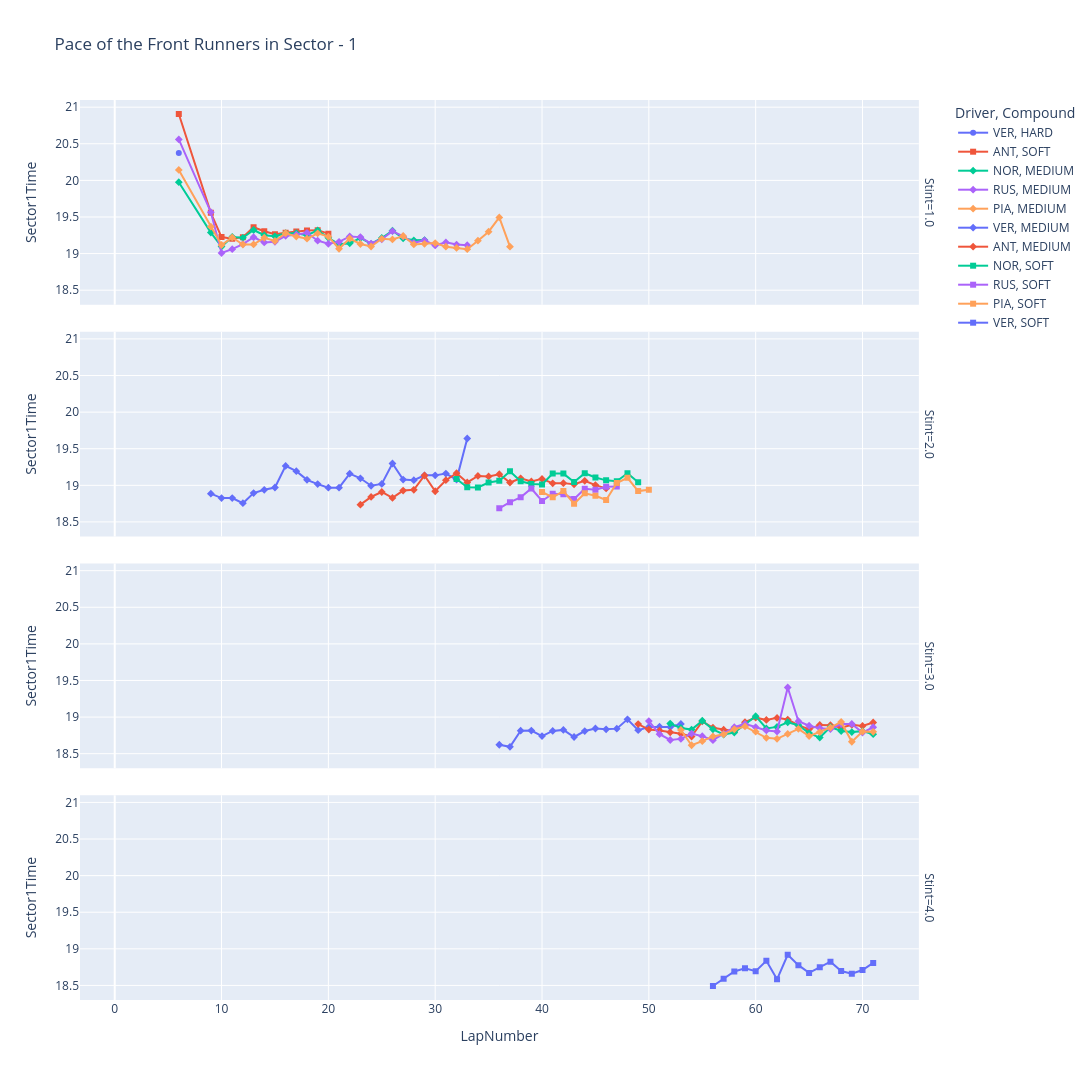

Notebook code for this chart:
### Markdown cell above
### Sector-Wise Pace for each of the Front Runners with respect Stint

#### Sector - 1

### Code cell
plotter.plot_line_chart(
    data_frame=filtered_quick_race_laps,
    X="LapNumber",
    y="Sector1Time",
    label="Driver",
    title="Pace of the Front Runners in Sector - 1",
    facet_row="Stint",
    category_orders=STINT_ORDER,
    hover_data=HOVER_DATA,
    marker="Compound",
    height=1080,
)

### Figure 1 — Plotly figure (JSON) as saved in the notebook; plotly's stock layout.template omitted (floating-point values rounded to 4 significant figures)
{"data": [{"customdata": [["VER", 13, "HARD", "12"]], "hovertemplate": "Driver=%{customdata[0]}<br>Compound=%{customdata[2]}<br>Stint=1.0<br>LapNumber=%{x}<br>Sector1Time=%{y}<br>Position=%{customdata[1]}<br>TrackStatus=%{customdata[3]}<extra></extra>", "legendgroup": "VER, HARD", "line": {"color": "#636efa", "dash": "solid"}, "marker": {"symbol": "circle"}, "mode": "lines+markers", "name": "VER, HARD", "orientation": "v", "showlegend": true, "type": "scatter", "x": [6.0], "xaxis": "x4", "y": [20.37], "yaxis": "y4"}, {"customdata": [["ANT", 2, "SOFT", "12"], ["ANT", 3, "SOFT", "12"], ["ANT", 3, "SOFT", "1"], ["ANT", 3, "SOFT", "1"], ["ANT", 3, "SOFT", "1"], ["ANT", 3, "SOFT", "1"], ["ANT", 3, "SOFT", "1"], ["ANT", 3, "SOFT", "1"], ["ANT", 3, "SOFT", "1"], ["ANT", 3, "SOFT", "1"], ["ANT", 3, "SOFT", "1"], ["ANT", 3, "SOFT", "1"], ["ANT", 3, "SOFT", "1"], ["ANT", 3, "SOFT", "1"]], "hovertemplate": "Driver=%{customdata[0]}<br>Compound=%{customdata[2]}<br>Stint=1.0<br>LapNumber=%{x}<br>Sector1Time=%{y}<br>Position=%{customdata[1]}<br>TrackStatus=%{customdata[3]}<extra></extra>", "legendgroup": "ANT, SOFT", "line": {"color": "#EF553B", "dash": "solid"}, "marker": {"symbol": "square"}, "mode": "lines+markers", "name": "ANT, SOFT", "orientation": "v", "showlegend": true, "type": "scatter", "x": [1.0, 6.0, 9.0, 10.0, 11.0, 12.0, 13.0, 14.0, 15.0, 16.0, 17.0, 18.0, 19.0, 20.0], "xaxis": "x4", "y": [NaN, 20.91, 19.56, 19.23, 19.2, 19.22, 19.36, 19.3, 19.26, 19.29, 19.3, 19.32, 19.32, 19.27], "yaxis": "y4"}, {"customdata": [["NOR", 1, "MEDIUM", "12"], ["NOR", 1, "MEDIUM", "12"], ["NOR", 1, "MEDIUM", "1"], ["NOR", 1, "MEDIUM", "1"], ["NOR", 1, "MEDIUM", "1"], ["NOR", 1, "MEDIUM", "1"], ["NOR", 1, "MEDIUM", "1"], ["NOR", 1, "MEDIUM", "1"], ["NOR", 1, "MEDIUM", "1"], ["NOR", 1, "MEDIUM", "1"], ["NOR", 1, "MEDIUM", "1"], ["NOR", 1, "MEDIUM", "1"], ["NOR", 1, "MEDIUM", "1"], ["NOR", 1, "MEDIUM", "1"], ["NOR", 1, "MEDIUM", "1"], ["NOR", 1, "MEDIUM", "1"], ["NOR", 1, "MEDIUM", "1"], ["NOR", 1, "MEDIUM", "1"], ["NOR", 1, "MEDIUM", "1"], ["NOR", 1, "MEDIUM", "1"], ["NOR", 1, "MEDIUM", "1"], ["NOR", 1, "MEDIUM", "1"], ["NOR", 1, "MEDIUM", "1"]], "hovertemplate": "Driver=%{customdata[0]}<br>Compound=%{customdata[2]}<br>Stint=1.0<br>LapNumber=%{x}<br>Sector1Time=%{y}<br>Position=%{customdata[1]}<br>TrackStatus=%{customdata[3]}<extra></extra>", "legendgroup": "NOR, MEDIUM", "line": {"color": "#00cc96", "dash": "solid"}, "marker": {"symbol": "diamond"}, "mode": "lines+markers", "name": "NOR, MEDIUM", "orientation": "v", "showlegend": true, "type": "scatter", "x": [1.0, 6.0, 9.0, 10.0, 11.0, 12.0, 13.0, 14.0, 15.0, 16.0, 17.0, 18.0, 19.0, 20.0, 21.0, 22.0, 23.0, 24.0, 25.0, 26.0, 27.0, 28.0, 29.0], "xaxis": "x4", "y": [NaN, 19.98, 19.29, 19.1, 19.23, 19.21, 19.32, 19.25, 19.24, 19.28, 19.28, 19.25, 19.32, 19.22, 19.13, 19.14, 19.21, 19.13, 19.21, 19.31, 19.21, 19.18, 19.18], "yaxis": "y4"}, {"customdata": [["RUS", 6, "MEDIUM", "12"], ["RUS", 5, "MEDIUM", "1"], ["RUS", 5, "MEDIUM", "1"], ["RUS", 5, "MEDIUM", "1"], ["RUS", 4, "MEDIUM", "1"], ["RUS", 4, "MEDIUM", "1"], ["RUS", 4, "MEDIUM", "1"], ["RUS", 4, "MEDIUM", "1"], ["RUS", 4, "MEDIUM", "1"], ["RUS", 4, "MEDIUM", "1"], ["RUS", 4, "MEDIUM", "1"], ["RUS", 4, "MEDIUM", "1"], ["RUS", 4, "MEDIUM", "1"], ["RUS", 3, "MEDIUM", "1"], ["RUS", 3, "MEDIUM", "1"], ["RUS", 3, "MEDIUM", "1"], ["RUS", 3, "MEDIUM", "1"], ["RUS", 3, "MEDIUM", "1"], ["RUS", 3, "MEDIUM", "1"], ["RUS", 3, "MEDIUM", "1"], ["RUS", 3, "MEDIUM", "1"], ["RUS", 3, "MEDIUM", "1"], ["RUS", 3, "MEDIUM", "1"], ["RUS", 2, "MEDIUM", "1"], ["RUS", 2, "MEDIUM", "1"], ["RUS", 2, "MEDIUM", "1"]], "hovertemplate": "Driver=%{customdata[0]}<br>Compound=%{customdata[2]}<br>Stint=1.0<br>LapNumber=%{x}<br>Sector1Time=%{y}<br>Position=%{customdata[1]}<br>TrackStatus=%{customdata[3]}<extra></extra>", "legendgroup": "RUS, MEDIUM", "line": {"color": "#ab63fa", "dash": "solid"}, "marker": {"symbol": "diamond"}, "mode": "lines+markers", "name": "RUS, MEDIUM", "orientation": "v", "showlegend": true, "type": "scatter", "x": [6.0, 9.0, 10.0, 11.0, 12.0, 13.0, 14.0, 15.0, 16.0, 17.0, 18.0, 19.0, 20.0, 21.0, 22.0, 23.0, 24.0, 25.0, 26.0, 27.0, 28.0, 29.0, 30.0, 31.0, 32.0, 33.0], "xaxis": "x4", "y": [20.56, 19.57, 19.01, 19.06, 19.13, 19.22, 19.15, 19.16, 19.24, 19.26, 19.28, 19.18, 19.13, 19.16, 19.23, 19.23, 19.14, 19.2, 19.31, 19.23, 19.15, 19.18, 19.11, 19.15, 19.12, 19.11], "yaxis": "y4"}, {"customdata": [["PIA", 2, "MEDIUM", "12"], ["PIA", 2, "MEDIUM", "1"], ["PIA", 2, "MEDIUM", "1"], ["PIA", 2, "MEDIUM", "1"], ["PIA", 2, "MEDIUM", "1"], ["PIA", 2, "MEDIUM", "1"], ["PIA", 2, "MEDIUM", "1"], ["PIA", 2, "MEDIUM", "1"], ["PIA", 2, "MEDIUM", "1"], ["PIA", 2, "MEDIUM", "1"], ["PIA", 2, "MEDIUM", "1"], ["PIA", 2, "MEDIUM", "1"], ["PIA", 2, "MEDIUM", "1"], ["PIA", 2, "MEDIUM", "1"], ["PIA", 2, "MEDIUM", "1"], ["PIA", 2, "MEDIUM", "1"], ["PIA", 2, "MEDIUM", "1"], ["PIA", 2, "MEDIUM", "1"], ["PIA", 2, "MEDIUM", "1"], ["PIA", 2, "MEDIUM", "1"], ["PIA", 2, "MEDIUM", "1"], ["PIA", 2, "MEDIUM", "1"], ["PIA", 2, "MEDIUM", "1"], ["PIA", 1, "MEDIUM", "1"], ["PIA", 1, "MEDIUM", "1"], ["PIA", 1, "MEDIUM", "1"], ["PIA", 1, "MEDIUM", "1"], ["PIA", 1, "MEDIUM", "1"], ["PIA", 1, "MEDIUM", "1"], ["PIA", 1, "MEDIUM", "1"]], "hovertemplate": "Driver=%{customdata[0]}<br>Compound=%{customdata[2]}<br>Stint=1.0<br>LapNumber=%{x}<br>Sector1Time=%{y}<br>Position=%{customdata[1]}<br>TrackStatus=%{customdata[3]}<extra></extra>", "legendgroup": "PIA, MEDIUM", "line": {"color": "#FFA15A", "dash": "solid"}, "marker": {"symbol": "diamond"}, "mode": "lines+markers", "name": "PIA, MEDIUM", "orientation": "v", "showlegend": true, "type": "scatter", "x": [6.0, 9.0, 10.0, 11.0, 12.0, 13.0, 14.0, 15.0, 16.0, 17.0, 18.0, 19.0, 20.0, 21.0, 22.0, 23.0, 24.0, 25.0, 26.0, 27.0, 28.0, 29.0, 30.0, 31.0, 32.0, 33.0, 34.0, 35.0, 36.0, 37.0], "xaxis": "x4", "y": [20.14, 19.37, 19.12, 19.22, 19.12, 19.12, 19.22, 19.17, 19.28, 19.23, 19.2, 19.28, 19.23, 19.07, 19.21, 19.13, 19.1, 19.2, 19.19, 19.24, 19.12, 19.13, 19.14, 19.09, 19.08, 19.06, 19.18, 19.3, 19.49, 19.09], "yaxis": "y4"}, {"customdata": [["VER", 16, "MEDIUM", "1"], ["VER", 16, "MEDIUM", "1"], ["VER", 16, "MEDIUM", "1"], ["VER", 16, "MEDIUM", "1"], ["VER", 14, "MEDIUM", "1"], ["VER", 14, "MEDIUM", "1"], ["VER", 13, "MEDIUM", "1"], ["VER", 13, "MEDIUM", "1"], ["VER", 10, "MEDIUM", "1"], ["VER", 8, "MEDIUM", "1"], ["VER", 6, "MEDIUM", "1"], ["VER", 6, "MEDIUM", "1"], ["VER", 5, "MEDIUM", "1"], ["VER", 4, "MEDIUM", "1"], ["VER", 4, "MEDIUM", "1"], ["VER", 4, "MEDIUM", "1"], ["VER", 4, "MEDIUM", "1"], ["VER", 4, "MEDIUM", "1"], ["VER", 4, "MEDIUM", "1"], ["VER", 4, "MEDIUM", "1"], ["VER", 4, "MEDIUM", "1"], ["VER", 4, "MEDIUM", "1"], ["VER", 3, "MEDIUM", "1"], ["VER", 4, "MEDIUM", "1"], ["VER", 4, "MEDIUM", "1"]], "hovertemplate": "Driver=%{customdata[0]}<br>Compound=%{customdata[2]}<br>Stint=2.0<br>LapNumber=%{x}<br>Sector1Time=%{y}<br>Position=%{customdata[1]}<br>TrackStatus=%{customdata[3]}<extra></extra>", "legendgroup": "VER, MEDIUM", "line": {"color": "#636efa", "dash": "solid"}, "marker": {"symbol": "diamond"}, "mode": "lines+markers", "name": "VER, MEDIUM", "orientation": "v", "showlegend": true, "type": "scatter", "x": [9.0, 10.0, 11.0, 12.0, 13.0, 14.0, 15.0, 16.0, 17.0, 18.0, 19.0, 20.0, 21.0, 22.0, 23.0, 24.0, 25.0, 26.0, 27.0, 28.0, 29.0, 30.0, 31.0, 32.0, 33.0], "xaxis": "x3", "y": [18.89, 18.83, 18.83, 18.76, 18.89, 18.94, 18.97, 19.27, 19.19, 19.07, 19.02, 18.97, 18.97, 19.16, 19.1, 18.99, 19.02, 19.3, 19.08, 19.07, 19.14, 19.14, 19.16, 19.08, 19.64], "yaxis": "y3"}, {"customdata": [["ANT", 9, "MEDIUM", "1"], ["ANT", 8, "MEDIUM", "1"], ["ANT", 7, "MEDIUM", "1"], ["ANT", 7, "MEDIUM", "1"], ["ANT", 7, "MEDIUM", "1"], ["ANT", 7, "MEDIUM", "1"], ["ANT", 6, "MEDIUM", "1"], ["ANT", 5, "MEDIUM", "1"], ["ANT", 5, "MEDIUM", "1"], ["ANT", 5, "MEDIUM", "1"], ["ANT", 5, "MEDIUM", "1"], ["ANT", 4, "MEDIUM", "1"], ["ANT", 3, "MEDIUM", "1"], ["ANT", 3, "MEDIUM", "1"], ["ANT", 3, "MEDIUM", "1"], ["ANT", 3, "MEDIUM", "1"], ["ANT", 2, "MEDIUM", "1"], ["ANT", 2, "MEDIUM", "1"], ["ANT", 2, "MEDIUM", "1"], ["ANT", 2, "MEDIUM", "1"], ["ANT", 2, "MEDIUM", "1"], ["ANT", 2, "MEDIUM", "1"], ["ANT", 2, "MEDIUM", "1"], ["ANT", 2, "MEDIUM", "1"]], "hovertemplate": "Driver=%{customdata[0]}<br>Compound=%{customdata[2]}<br>Stint=2.0<br>LapNumber=%{x}<br>Sector1Time=%{y}<br>Position=%{customdata[1]}<br>TrackStatus=%{customdata[3]}<extra></extra>", "legendgroup": "ANT, MEDIUM", "line": {"color": "#EF553B", "dash": "solid"}, "marker": {"symbol": "diamond"}, "mode": "lines+markers", "name": "ANT, MEDIUM", "orientation": "v", "showlegend": true, "type": "scatter", "x": [23.0, 24.0, 25.0, 26.0, 27.0, 28.0, 29.0, 30.0, 31.0, 32.0, 33.0, 34.0, 35.0, 36.0, 37.0, 38.0, 39.0, 40.0, 41.0, 42.0, 43.0, 44.0, 45.0, 46.0], "xaxis": "x3", "y": [18.74, 18.84, 18.91, 18.83, 18.93, 18.94, 19.13, 18.92, 19.07, 19.16, 19.04, 19.13, 19.12, 19.15, 19.04, 19.1, 19.05, 19.09, 19.03, 19.03, 19.02, 19.06, 19.0, 18.96], "yaxis": "y3"}, {"customdata": [["NOR", 3, "SOFT", "1"], ["NOR", 3, "SOFT", "1"], ["NOR", 2, "SOFT", "1"], ["NOR", 2, "SOFT", "1"], ["NOR", 2, "SOFT", "1"], ["NOR", 2, "SOFT", "1"], ["NOR", 2, "SOFT", "1"], ["NOR", 1, "SOFT", "1"], ["NOR", 1, "SOFT", "1"], ["NOR", 1, "SOFT", "1"], ["NOR", 1, "SOFT", "1"], ["NOR", 1, "SOFT", "1"], ["NOR", 1, "SOFT", "1"], ["NOR", 1, "SOFT", "1"], ["NOR", 1, "SOFT", "1"], ["NOR", 1, "SOFT", "1"], ["NOR", 1, "SOFT", "1"], ["NOR", 1, "SOFT", "1"]], "hovertemplate": "Driver=%{customdata[0]}<br>Compound=%{customdata[2]}<br>Stint=2.0<br>LapNumber=%{x}<br>Sector1Time=%{y}<br>Position=%{customdata[1]}<br>TrackStatus=%{customdata[3]}<extra></extra>", "legendgroup": "NOR, SOFT", "line": {"color": "#00cc96", "dash": "solid"}, "marker": {"symbol": "square"}, "mode": "lines+markers", "name": "NOR, SOFT", "orientation": "v", "showlegend": true, "type": "scatter", "x": [32.0, 33.0, 34.0, 35.0, 36.0, 37.0, 38.0, 39.0, 40.0, 41.0, 42.0, 43.0, 44.0, 45.0, 46.0, 47.0, 48.0, 49.0], "xaxis": "x3", "y": [19.09, 18.97, 18.97, 19.04, 19.06, 19.19, 19.05, 19.02, 19.01, 19.16, 19.16, 19.05, 19.16, 19.11, 19.07, 19.06, 19.16, 19.04], "yaxis": "y3"}, {"customdata": [["RUS", 5, "SOFT", "1"], ["RUS", 4, "SOFT", "1"], ["RUS", 4, "SOFT", "1"], ["RUS", 3, "SOFT", "1"], ["RUS", 3, "SOFT", "1"], ["RUS", 3, "SOFT", "1"], ["RUS", 3, "SOFT", "1"], ["RUS", 3, "SOFT", "1"], ["RUS", 3, "SOFT", "1"], ["RUS", 3, "SOFT", "1"], ["RUS", 3, "SOFT", "1"], ["RUS", 2, "SOFT", "1"]], "hovertemplate": "Driver=%{customdata[0]}<br>Compound=%{customdata[2]}<br>Stint=2.0<br>LapNumber=%{x}<br>Sector1Time=%{y}<br>Position=%{customdata[1]}<br>TrackStatus=%{customdata[3]}<extra></extra>", "legendgroup": "RUS, SOFT", "line": {"color": "#ab63fa", "dash": "solid"}, "marker": {"symbol": "square"}, "mode": "lines+markers", "name": "RUS, SOFT", "orientation": "v", "showlegend": true, "type": "scatter", "x": [36.0, 37.0, 38.0, 39.0, 40.0, 41.0, 42.0, 43.0, 44.0, 45.0, 46.0, 47.0], "xaxis": "x3", "y": [18.69, 18.77, 18.84, 18.96, 18.79, 18.89, 18.88, 18.81, 18.95, 18.94, 18.98, 18.98], "yaxis": "y3"}, {"customdata": [["PIA", 6, "SOFT", "1"], ["PIA", 6, "SOFT", "1"], ["PIA", 6, "SOFT", "1"], ["PIA", 5, "SOFT", "1"], ["PIA", 5, "SOFT", "1"], ["PIA", 5, "SOFT", "1"], ["PIA", 5, "SOFT", "1"], ["PIA", 5, "SOFT", "1"], ["PIA", 4, "SOFT", "1"], ["PIA", 3, "SOFT", "1"], ["PIA", 3, "SOFT", "1"]], "hovertemplate": "Driver=%{customdata[0]}<br>Compound=%{customdata[2]}<br>Stint=2.0<br>LapNumber=%{x}<br>Sector1Time=%{y}<br>Position=%{customdata[1]}<br>TrackStatus=%{customdata[3]}<extra></extra>", "legendgroup": "PIA, SOFT", "line": {"color": "#FFA15A", "dash": "solid"}, "marker": {"symbol": "square"}, "mode": "lines+markers", "name": "PIA, SOFT", "orientation": "v", "showlegend": true, "type": "scatter", "x": [40.0, 41.0, 42.0, 43.0, 44.0, 45.0, 46.0, 47.0, 48.0, 49.0, 50.0], "xaxis": "x3", "y": [18.91, 18.84, 18.92, 18.75, 18.89, 18.86, 18.8, 19.03, 19.1, 18.92, 18.94], "yaxis": "y3"}, {"customdata": [["VER", 9, "MEDIUM", "1"], ["VER", 6, "MEDIUM", "1"], ["VER", 6, "MEDIUM", "1"], ["VER", 5, "MEDIUM", "1"], ["VER", 5, "MEDIUM", "1"], ["VER", 5, "MEDIUM", "1"], ["VER", 4, "MEDIUM", "1"], ["VER", 4, "MEDIUM", "1"], ["VER", 4, "MEDIUM", "1"], ["VER", 4, "MEDIUM", "1"], ["VER", 4, "MEDIUM", "1"], ["VER", 4, "MEDIUM", "1"], ["VER", 2, "MEDIUM", "1"], ["VER", 2, "MEDIUM", "1"], ["VER", 2, "MEDIUM", "1"], ["VER", 1, "MEDIUM", "1"], ["VER", 1, "MEDIUM", "1"], ["VER", 1, "MEDIUM", "1"]], "hovertemplate": "Driver=%{customdata[0]}<br>Compound=%{customdata[2]}<br>Stint=3.0<br>LapNumber=%{x}<br>Sector1Time=%{y}<br>Position=%{customdata[1]}<br>TrackStatus=%{customdata[3]}<extra></extra>", "legendgroup": "VER, MEDIUM", "line": {"color": "#636efa", "dash": "solid"}, "marker": {"symbol": "diamond"}, "mode": "lines+markers", "name": "VER, MEDIUM", "orientation": "v", "showlegend": false, "type": "scatter", "x": [36.0, 37.0, 38.0, 39.0, 40.0, 41.0, 42.0, 43.0, 44.0, 45.0, 46.0, 47.0, 48.0, 49.0, 50.0, 51.0, 52.0, 53.0], "xaxis": "x2", "y": [18.62, 18.59, 18.81, 18.82, 18.74, 18.81, 18.82, 18.73, 18.81, 18.84, 18.83, 18.84, 18.97, 18.82, 18.86, 18.87, 18.86, 18.91], "yaxis": "y2"}, {"customdata": [["ANT", 5, "MEDIUM", "1"], ["ANT", 4, "MEDIUM", "1"], ["ANT", 4, "MEDIUM", "1"], ["ANT", 3, "MEDIUM", "1"], ["ANT", 3, "MEDIUM", "1"], ["ANT", 3, "MEDIUM", "1"], ["ANT", 2, "MEDIUM", "1"], ["ANT", 2, "MEDIUM", "1"], ["ANT", 2, "MEDIUM", "1"], ["ANT", 2, "MEDIUM", "1"], ["ANT", 2, "MEDIUM", "1"], ["ANT", 2, "MEDIUM", "1"], ["ANT", 2, "MEDIUM", "1"], ["ANT", 2, "MEDIUM", "1"], ["ANT", 2, "MEDIUM", "1"], ["ANT", 2, "MEDIUM", "1"], ["ANT", 2, "MEDIUM", "1"], ["ANT", 2, "MEDIUM", "1"], ["ANT", 2, "MEDIUM", "1"], ["ANT", 2, "MEDIUM", "1"], ["ANT", 2, "MEDIUM", "1"], ["ANT", 2, "MEDIUM", "1"], ["ANT", 2, "MEDIUM", "1"]], "hovertemplate": "Driver=%{customdata[0]}<br>Compound=%{customdata[2]}<br>Stint=3.0<br>LapNumber=%{x}<br>Sector1Time=%{y}<br>Position=%{customdata[1]}<br>TrackStatus=%{customdata[3]}<extra></extra>", "legendgroup": "ANT, MEDIUM", "line": {"color": "#EF553B", "dash": "solid"}, "marker": {"symbol": "diamond"}, "mode": "lines+markers", "name": "ANT, MEDIUM", "orientation": "v", "showlegend": false, "type": "scatter", "x": [49.0, 50.0, 51.0, 52.0, 53.0, 54.0, 55.0, 56.0, 57.0, 58.0, 59.0, 60.0, 61.0, 62.0, 63.0, 64.0, 65.0, 66.0, 67.0, 68.0, 69.0, 70.0, 71.0], "xaxis": "x2", "y": [18.91, 18.83, 18.82, 18.79, 18.77, 18.73, 18.94, 18.85, 18.83, 18.81, 18.93, 18.99, 18.96, 18.99, 18.97, 18.89, 18.83, 18.89, 18.89, 18.85, 18.89, 18.88, 18.93], "yaxis": "y2"}, {"customdata": [["NOR", 2, "MEDIUM", "1"], ["NOR", 2, "MEDIUM", "1"], ["NOR", 2, "MEDIUM", "1"], ["NOR", 1, "MEDIUM", "1"], ["NOR", 1, "MEDIUM", "1"], ["NOR", 1, "MEDIUM", "1"], ["NOR", 1, "MEDIUM", "1"], ["NOR", 1, "MEDIUM", "1"], ["NOR", 1, "MEDIUM", "1"], ["NOR", 1, "MEDIUM", "1"], ["NOR", 1, "MEDIUM", "1"], ["NOR", 1, "MEDIUM", "1"], ["NOR", 1, "MEDIUM", "1"], ["NOR", 1, "MEDIUM", "1"], ["NOR", 1, "MEDIUM", "1"], ["NOR", 1, "MEDIUM", "1"], ["NOR", 1, "MEDIUM", "1"], ["NOR", 1, "MEDIUM", "1"], ["NOR", 1, "MEDIUM", "1"], ["NOR", 1, "MEDIUM", "1"]], "hovertemplate": "Driver=%{customdata[0]}<br>Compound=%{customdata[2]}<br>Stint=3.0<br>LapNumber=%{x}<br>Sector1Time=%{y}<br>Position=%{customdata[1]}<br>TrackStatus=%{customdata[3]}<extra></extra>", "legendgroup": "NOR, MEDIUM", "line": {"color": "#00cc96", "dash": "solid"}, "marker": {"symbol": "diamond"}, "mode": "lines+markers", "name": "NOR, MEDIUM", "orientation": "v", "showlegend": false, "type": "scatter", "x": [52.0, 53.0, 54.0, 55.0, 56.0, 57.0, 58.0, 59.0, 60.0, 61.0, 62.0, 63.0, 64.0, 65.0, 66.0, 67.0, 68.0, 69.0, 70.0, 71.0], "xaxis": "x2", "y": [18.91, 18.85, 18.83, 18.95, 18.83, 18.76, 18.79, 18.9, 19.01, 18.84, 18.87, 18.93, 18.89, 18.78, 18.72, 18.86, 18.81, 18.8, 18.81, 18.77], "yaxis": "y2"}, {"customdata": [["RUS", 6, "MEDIUM", "1"], ["RUS", 5, "MEDIUM", "1"], ["RUS", 4, "MEDIUM", "1"], ["RUS", 4, "MEDIUM", "1"], ["RUS", 4, "MEDIUM", "1"], ["RUS", 3, "MEDIUM", "1"], ["RUS", 3, "MEDIUM", "1"], ["RUS", 3, "MEDIUM", "1"], ["RUS", 3, "MEDIUM", "1"], ["RUS", 3, "MEDIUM", "1"], ["RUS", 3, "MEDIUM", "1"], ["RUS", 3, "MEDIUM", "1"], ["RUS", 3, "MEDIUM", "1"], ["RUS", 4, "MEDIUM", "1"], ["RUS", 4, "MEDIUM", "1"], ["RUS", 4, "MEDIUM", "1"], ["RUS", 4, "MEDIUM", "1"], ["RUS", 4, "MEDIUM", "1"], ["RUS", 4, "MEDIUM", "1"], ["RUS", 4, "MEDIUM", "1"], ["RUS", 4, "MEDIUM", "1"], ["RUS", 4, "MEDIUM", "1"]], "hovertemplate": "Driver=%{customdata[0]}<br>Compound=%{customdata[2]}<br>Stint=3.0<br>LapNumber=%{x}<br>Sector1Time=%{y}<br>Position=%{customdata[1]}<br>TrackStatus=%{customdata[3]}<extra></extra>", "legendgroup": "RUS, MEDIUM", "line": {"color": "#ab63fa", "dash": "solid"}, "marker": {"symbol": "diamond"}, "mode": "lines+markers", "name": "RUS, MEDIUM", "orientation": "v", "showlegend": false, "type": "scatter", "x": [50.0, 51.0, 52.0, 53.0, 54.0, 55.0, 56.0, 57.0, 58.0, 59.0, 60.0, 61.0, 62.0, 63.0, 64.0, 65.0, 66.0, 67.0, 68.0, 69.0, 70.0, 71.0], "xaxis": "x2", "y": [18.95, 18.77, 18.69, 18.7, 18.77, 18.74, 18.68, 18.77, 18.86, 18.91, 18.86, 18.82, 18.8, 19.4, 18.94, 18.88, 18.85, 18.84, 18.91, 18.91, 18.79, 18.86], "yaxis": "y2"}, {"customdata": [["PIA", 6, "MEDIUM", "1"], ["PIA", 6, "MEDIUM", "1"], ["PIA", 5, "MEDIUM", "1"], ["PIA", 5, "MEDIUM", "1"], ["PIA", 5, "MEDIUM", "1"], ["PIA", 5, "MEDIUM", "1"], ["PIA", 5, "MEDIUM", "1"], ["PIA", 5, "MEDIUM", "1"], ["PIA", 5, "MEDIUM", "1"], ["PIA", 5, "MEDIUM", "1"], ["PIA", 5, "MEDIUM", "1"], ["PIA", 5, "MEDIUM", "1"], ["PIA", 5, "MEDIUM", "1"], ["PIA", 5, "MEDIUM", "1"], ["PIA", 5, "MEDIUM", "1"], ["PIA", 5, "MEDIUM", "1"], ["PIA", 5, "MEDIUM", "1"], ["PIA", 5, "MEDIUM", "1"], ["PIA", 5, "MEDIUM", "1"]], "hovertemplate": "Driver=%{customdata[0]}<br>Compound=%{customdata[2]}<br>Stint=3.0<br>LapNumber=%{x}<br>Sector1Time=%{y}<br>Position=%{customdata[1]}<br>TrackStatus=%{customdata[3]}<extra></extra>", "legendgroup": "PIA, MEDIUM", "line": {"color": "#FFA15A", "dash": "solid"}, "marker": {"symbol": "diamond"}, "mode": "lines+markers", "name": "PIA, MEDIUM", "orientation": "v", "showlegend": false, "type": "scatter", "x": [53.0, 54.0, 55.0, 56.0, 57.0, 58.0, 59.0, 60.0, 61.0, 62.0, 63.0, 64.0, 65.0, 66.0, 67.0, 68.0, 69.0, 70.0, 71.0], "xaxis": "x2", "y": [18.82, 18.61, 18.67, 18.74, 18.76, 18.83, 18.87, 18.8, 18.72, 18.7, 18.77, 18.84, 18.74, 18.8, 18.86, 18.93, 18.66, 18.8, 18.8], "yaxis": "y2"}, {"customdata": [["VER", 4, "SOFT", "1"], ["VER", 4, "SOFT", "1"], ["VER", 4, "SOFT", "1"], ["VER", 4, "SOFT", "1"], ["VER", 4, "SOFT", "1"], ["VER", 4, "SOFT", "1"], ["VER", 4, "SOFT", "1"], ["VER", 3, "SOFT", "1"], ["VER", 3, "SOFT", "1"], ["VER", 3, "SOFT", "1"], ["VER", 3, "SOFT", "1"], ["VER", 3, "SOFT", "1"], ["VER", 3, "SOFT", "1"], ["VER", 3, "SOFT", "1"], ["VER", 3, "SOFT", "1"], ["VER", 3, "SOFT", "1"]], "hovertemplate": "Driver=%{customdata[0]}<br>Compound=%{customdata[2]}<br>Stint=4.0<br>LapNumber=%{x}<br>Sector1Time=%{y}<br>Position=%{customdata[1]}<br>TrackStatus=%{customdata[3]}<extra></extra>", "legendgroup": "VER, SOFT", "line": {"color": "#636efa", "dash": "solid"}, "marker": {"symbol": "square"}, "mode": "lines+markers", "name": "VER, SOFT", "orientation": "v", "showlegend": true, "type": "scatter", "x": [56.0, 57.0, 58.0, 59.0, 60.0, 61.0, 62.0, 63.0, 64.0, 65.0, 66.0, 67.0, 68.0, 69.0, 70.0, 71.0], "xaxis": "x", "y": [18.49, 18.59, 18.69, 18.73, 18.7, 18.84, 18.58, 18.92, 18.78, 18.67, 18.75, 18.82, 18.7, 18.66, 18.71, 18.81], "yaxis": "y"}], "layout": {"annotations": [{"font": {}, "showarrow": false, "text": "Stint=4.0", "textangle": 90, "x": 0.98, "xanchor": "left", "xref": "paper", "y": 0.1138, "yanchor": "middle", "yref": "paper"}, {"font": {}, "showarrow": false, "text": "Stint=3.0", "textangle": 90, "x": 0.98, "xanchor": "left", "xref": "paper", "y": 0.3712, "yanchor": "middle", "yref": "paper"}, {"font": {}, "showarrow": false, "text": "Stint=2.0", "textangle": 90, "x": 0.98, "xanchor": "left", "xref": "paper", "y": 0.6288, "yanchor": "middle", "yref": "paper"}, {"font": {}, "showarrow": false, "text": "Stint=1.0", "textangle": 90, "x": 0.98, "xanchor": "left", "xref": "paper", "y": 0.8862, "yanchor": "middle", "yref": "paper"}], "height": 1080, "legend": {"title": {"text": "Driver, Compound"}, "tracegroupgap": 0}, "title": {"text": "Pace of the Front Runners in Sector - 1"}, "width": 1540, "xaxis": {"anchor": "y", "domain": [0, 0.98], "title": {"text": "LapNumber"}}, "xaxis2": {"anchor": "y2", "domain": [0, 0.98], "matches": "x", "showticklabels": false}, "xaxis3": {"anchor": "y3", "domain": [0, 0.98], "matches": "x", "showticklabels": false}, "xaxis4": {"anchor": "y4", "domain": [0, 0.98], "matches": "x", "showticklabels": false}, "yaxis": {"anchor": "x", "domain": [0, 0.2275], "title": {"text": "Sector1Time"}}, "yaxis2": {"anchor": "x2", "domain": [0.2575, 0.485], "matches": "y", "title": {"text": "Sector1Time"}}, "yaxis3": {"anchor": "x3", "domain": [0.515, 0.7425], "matches": "y", "title": {"text": "Sector1Time"}}, "yaxis4": {"anchor": "x4", "domain": [0.7725, 1], "matches": "y", "title": {"text": "Sector1Time"}}}}
